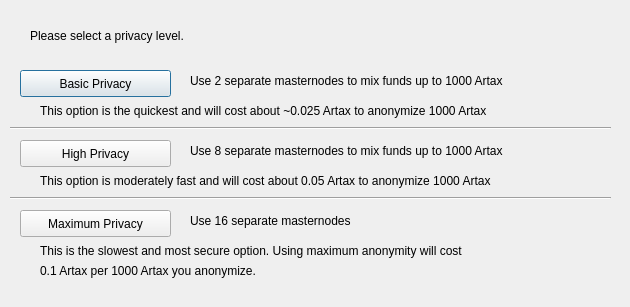
<?xml version="1.0" encoding="UTF-8"?>
<ui version="4.0">
 <class>DarksendConfig</class>
 <widget class="QDialog" name="DarksendConfig">
  <property name="geometry">
   <rect>
    <x>0</x>
    <y>0</y>
    <width>630</width>
    <height>307</height>
   </rect>
  </property>
  <property name="windowTitle">
   <string>Configure Darksend</string>
  </property>
  <widget class="QPushButton" name="buttonBasic">
   <property name="geometry">
    <rect>
     <x>20</x>
     <y>70</y>
     <width>151</width>
     <height>27</height>
    </rect>
   </property>
   <property name="text">
    <string>Basic Privacy</string>
   </property>
  </widget>
  <widget class="QPushButton" name="buttonHigh">
   <property name="geometry">
    <rect>
     <x>20</x>
     <y>140</y>
     <width>151</width>
     <height>27</height>
    </rect>
   </property>
   <property name="text">
    <string>High Privacy</string>
   </property>
  </widget>
  <widget class="QPushButton" name="buttonMax">
   <property name="geometry">
    <rect>
     <x>20</x>
     <y>210</y>
     <width>151</width>
     <height>27</height>
    </rect>
   </property>
   <property name="text">
    <string>Maximum Privacy</string>
   </property>
  </widget>
  <widget class="QLabel" name="label">
   <property name="geometry">
    <rect>
     <x>30</x>
     <y>20</y>
     <width>571</width>
     <height>31</height>
    </rect>
   </property>
   <property name="text">
    <string>Please select a privacy level.</string>
   </property>
  </widget>
  <widget class="QLabel" name="label_2">
   <property name="geometry">
    <rect>
     <x>190</x>
     <y>70</y>
     <width>421</width>
     <height>21</height>
    </rect>
   </property>
   <property name="text">
    <string>Use 2 separate masternodes to mix funds up to 1000 Artax</string>
   </property>
  </widget>
  <widget class="QLabel" name="label_3">
   <property name="geometry">
    <rect>
     <x>190</x>
     <y>140</y>
     <width>411</width>
     <height>21</height>
    </rect>
   </property>
   <property name="text">
    <string>Use 8 separate masternodes to mix funds up to 1000 Artax</string>
   </property>
  </widget>
  <widget class="QLabel" name="label_4">
   <property name="geometry">
    <rect>
     <x>190</x>
     <y>210</y>
     <width>421</width>
     <height>21</height>
    </rect>
   </property>
   <property name="text">
    <string>Use 16 separate masternodes</string>
   </property>
  </widget>
  <widget class="QLabel" name="label_6">
   <property name="geometry">
    <rect>
     <x>40</x>
     <y>100</y>
     <width>561</width>
     <height>21</height>
    </rect>
   </property>
   <property name="text">
    <string>This option is the quickest and will cost about ~0.025 Artax to anonymize 1000 Artax</string>
   </property>
  </widget>
  <widget class="QLabel" name="label_7">
   <property name="geometry">
    <rect>
     <x>40</x>
     <y>170</y>
     <width>561</width>
     <height>21</height>
    </rect>
   </property>
   <property name="text">
    <string>This option is moderately fast and will cost about 0.05 Artax to anonymize 1000 Artax</string>
   </property>
  </widget>
  <widget class="QLabel" name="label_8">
   <property name="geometry">
    <rect>
     <x>40</x>
     <y>240</y>
     <width>561</width>
     <height>21</height>
    </rect>
   </property>
   <property name="text">
    <string>This is the slowest and most secure option. Using maximum anonymity will cost</string>
   </property>
  </widget>
  <widget class="QLabel" name="label_9">
   <property name="geometry">
    <rect>
     <x>40</x>
     <y>260</y>
     <width>561</width>
     <height>21</height>
    </rect>
   </property>
   <property name="text">
    <string>0.1 Artax per 1000 Artax you anonymize.</string>
   </property>
  </widget>
  <widget class="Line" name="line">
   <property name="geometry">
    <rect>
     <x>10</x>
     <y>120</y>
     <width>601</width>
     <height>16</height>
    </rect>
   </property>
   <property name="orientation">
    <enum>Qt::Horizontal</enum>
   </property>
  </widget>
  <widget class="Line" name="line_2">
   <property name="geometry">
    <rect>
     <x>10</x>
     <y>190</y>
     <width>601</width>
     <height>16</height>
    </rect>
   </property>
   <property name="orientation">
    <enum>Qt::Horizontal</enum>
   </property>
  </widget>
 </widget>
 <resources/>
 <connections/>
</ui>
